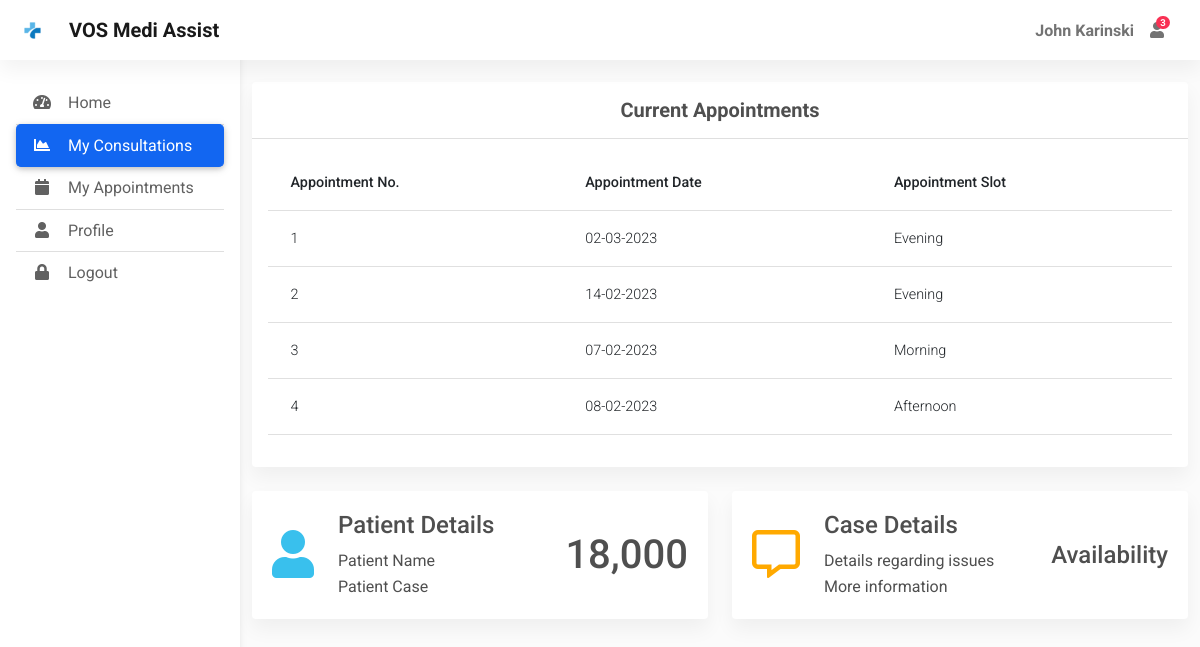
Before: /home (signed in) with the older database file.
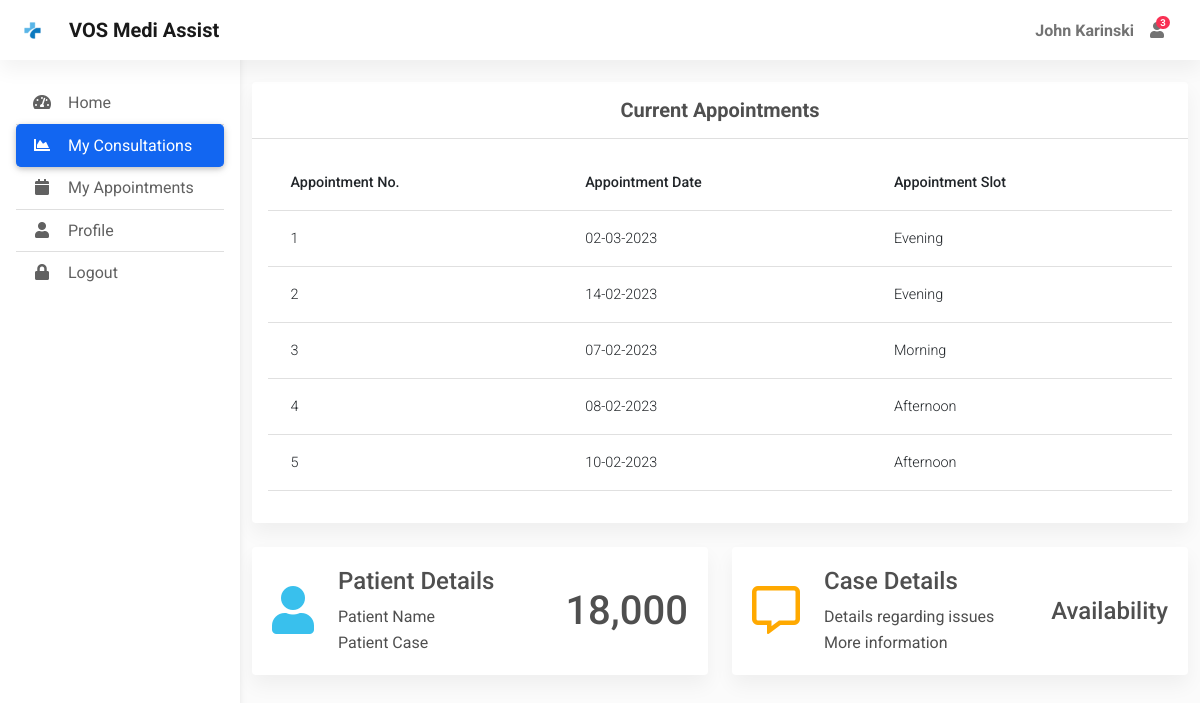
After: the same page with the newer database file.
### app.py (models this page shows)
class User(db.Model, UserMixin):
    id = db.Column(db.Integer, primary_key=True)
    username = db.Column(db.String(50), nullable=False, unique=True)
    password = db.Column(db.String(50), nullable=False)
    name = db.Column(db.String(50), nullable=False)
    address = db.Column(db.String(80))
    city = db.Column(db.String(30))
    dob = db.Column(db.Date, nullable=False)
    gender = db.Column(db.String(10), nullable=False)
    is_doctor = db.Column(db.Boolean, default=False, nullable=False)
    mobile = db.Column(db.Integer)

class Appointment(db.Model):
    id = db.Column(db.Integer, primary_key=True)
    user_id = db.Column(db.Integer, db.ForeignKey('user.id'), nullable=False)
    slot = db.Column(db.String(50), nullable=False)
    date = db.Column(db.Date, nullable=False)

### app.py (the view)
@app.route("/home", methods=['GET','POST'])
@login_required
def home():
    check_user = User.query.filter_by(id = current_user.id).first()
    if check_user.is_doctor:
        appointments = db.session.query(Appointment, User).join(User).filter(Appointment.date == date.today()).order_by(Appointment.date).all()
    else:
        appointments = Appointment.query.filter_by(user_id = current_user.id).all()
    return render_template("home.html", appointments=appointments)

### app.py (called while the page is built)
@login_manager.user_loader
def load_user(user_id):
    return User.query.get(int(user_id))

@app.context_processor
def inject_datetime():
    return dict(datetime=datetime)

### templates/home.html (shortened to what this page needs)
{% extends "dashboard.html" %}
{% block main %}
<div class="container pt-4">
  <section class="mb-4">
    <div class="card">
      <div class="card-header text-center py-3">
        <h5 class="mb-0 text-center">
          <strong>Current Appointments</strong>
        </h5>
      </div>
      {% if current_user.is_doctor %}
      <div class="card-body">
        <div class="table-responsive">
          <table class="table table-hover text-nowrap">
            <thead>
              <tr>
                <th scope="col">Appointment No.</th>
                <th scope="col">Patient Name</th>
                <th scope="col">Age</th>
                <th scope="col">DOB</th>
                <th scope="col">Slot</th>
                <th scope="col">Actions</th>
              </tr>
            </thead>
            <tbody>
              {% for appointment in appointments %}
                <tr id="{{ loop.index }}">
                  <td>{{ loop.index }}</td>
                  <td>{{ appointment.User.name }}</td>
                  <td>{{ appointment.User.dob|calculate_age }}</td>
                  <td>{{ appointment.User.dob.strftime('%d-%m-%Y') }}</td>
                  <td>{{ appointment.Appointment.slot.capitalize() }}</td>
                  <td>
                    <a href="#" ><i class="fas fa-plus fa-fw me-3"></i></a>
                    <span>
                      <a  href="#"><i class="fas fa-minus fa-fw me-3"></i></a>
                    </span>
                  </td>
                </tr>
              {% endfor %}
            </tbody>
          </table>
        </div>
      </div>
      {% else %}
      <div class="card-body">
        <div class="table-responsive">
          <table class="table table-hover text-nowrap">
            <thead>
              <tr>
                <th scope="col">Appointment No.</th>
                <th scope="col">Appointment Date</th>
                <th scope="col">Appointment Slot</th>
              </tr>
            </thead>
            <tbody>
              {% for appointment in appointments %}
                <tr>
                  <td>{{ loop.index }}</td>
                  <td>{{ appointment.date.strftime('%d-%m-%Y') }}</td>
                  <td>{{ appointment.slot.capitalize() }}</td>
                </tr>
              {% endfor %}
            </tbody>
          </table>
        </div>
      </div>
      {% endif %}
    </div>
  </section>
  <section>
    <div class="row">
      <div class="col-xl-6 col-md-12 mb-4">
        <div class="card">
          <div class="card-body">
            <div class="d-flex justify-content-between p-md-1">
              <div class="d-flex flex-row">
                <div class="align-self-center">
                  <i class="fas fa-user text-info fa-3x me-4"></i>
                </div>
                <div id="appointment-details">
                  <h4>Patient Details</h4>
                  <p class="mb-0">Patient Name</p>
                  <p class="mb-0">Patient Case</p>
                </div>
              </div>
              <div class="align-self-center">
                <h2 class="h1 mb-0">18,000</h2>
              </div>
            </div>
          </div>
        </div>
      </div>
      <div class="col-xl-6 col-md-12 mb-4">
        <div class="card">
          <div class="card-body">
            <div class="d-flex justify-content-between p-md-1">
              <div class="d-flex flex-row">
                <div class="align-self-center">
                  <i class="far fa-comment-alt text-warning fa-3x me-4"></i>
                </div>
                <div>
                  <h4>Case Details</h4>
                  <p class="mb-0">Details regarding issues</p>
                  <p class="mb-0">More information</p>
                </div>
              </div>
              <div class="align-self-center">
                <h4 class="h4 mb-0">Availability</h2>
              </div>
            </div>
          </div>
        </div>
      </div>
    </div>
    </div>
{% endblock %}

### templates/dashboard.html (shortened to what this page needs)
<!DOCTYPE html>
<html lang="en">
<head>
  <link rel="stylesheet" href="https://use.fontawesome.com/releases/v5.11.2/css/all.css" />
  <link rel="stylesheet" href="static/css/mdb.min.css" />
  <link rel="stylesheet" href="static/css/admin.css" />
</head>
<body>
  <header>
    <nav id="sidebarMenu" class="collapse d-lg-block sidebar collapse bg-white">
      <div class="position-sticky">
        <div class="list-group list-group-flush mx-3 mt-4">
          <a href="#" class="list-group-item list-group-item-action py-2 ripple" aria-current="true">
            <i class="fas fa-tachometer-alt fa-fw me-3"></i><span>Home</span>
          </a>
          <a href="#" class="list-group-item list-group-item-action py-2 ripple active">
            <i class="fas fa-chart-area fa-fw me-3"></i><span>My Consultations</span>
          </a>
          <a href="{{ url_for('appointment') }}" class="list-group-item list-group-item-action py-2 ripple"><i
              class="fas fa-calendar fa-fw me-3"></i><span>My Appointments</span></a>
          <a href="#" class="list-group-item list-group-item-action py-2 ripple"><i
              class="fas fa-user fa-fw me-3"></i><span>Profile</span></a>
          <a href="{{ url_for('logout') }}" class="list-group-item list-group-item-action py-2 ripple">
            <i class="fas fa-lock fa-fw me-3"></i><span>Logout</span>
          </a>
        </div>
      </div>
    </nav>
    <nav id="main-navbar" class="navbar navbar-expand-lg navbar-light bg-white fixed-top">
      <div class="container-fluid">
        <a class="navbar-brand d-flex align-items-center fw-bold" href="/"><img class="d-inline-block me-3" src="static/img/icons/logo.png" alt="" />VOS Medi Assist</a>
        <ul class="navbar-nav ms-auto d-flex flex-row">
            <li>
                <a class="nav-link me-3 me-lg-0 d-flex align-items-center fw-bold" href="#">{{ current_user.name }}</a>
            </li>
          <li class="nav-item dropdown">
            <a class="nav-link me-3 me-lg-0 dropdown-toggle hidden-arrow" href="#" id="navbarDropdownMenuLink"
              role="button" data-mdb-toggle="dropdown" aria-expanded="false">
              <i class="fas fa-user"></i>
              <span class="badge rounded-pill badge-notification bg-danger">3</span>
            </a>
          </li>
          <li class="nav-item dropdown">
            <a class="nav-link dropdown-toggle hidden-arrow d-flex align-items-center" href="#"
              id="navbarDropdownMenuLink" role="button" data-mdb-toggle="dropdown" aria-expanded="false">
            </a>
          </li>
        </ul>
      </div>
    </nav>
  </header>
  <main style="margin-top: 58px">
    {% block main %}
    {% endblock %}
  </main>
</body>
</html>

### static/css/admin.css (style rules this page uses)
body { background-color: #fbfbfb; }
@media (min-width: 991.98px) { main { padding-left: 240px; } }
.sidebar { position: fixed; top: 0; bottom: 0; left: 0; padding: 58px 0 0; box-shadow: 0 2px 5px 0 rgb(0 0 0 / 5%), 0 2px 10px 0 rgb(0 0 0 / 5%); width: 240px; z-index: 600; }
.sidebar .active { border-radius: 5px; box-shadow: 0 2px 5px 0 rgb(0 0 0 / 16%), 0 2px 10px 0 rgb(0 0 0 / 12%); }

Changed rows visible on the page:
added Appointment: date "10-02-2023", slot "Afternoon"
